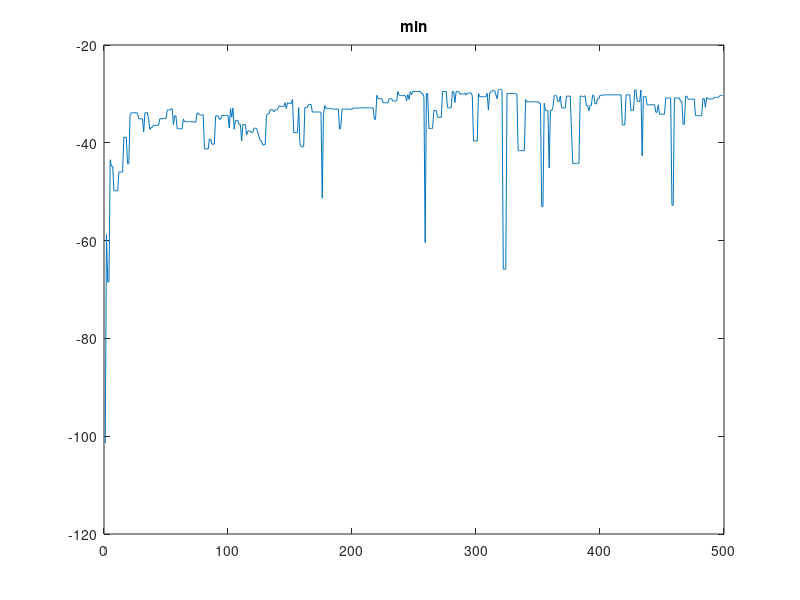
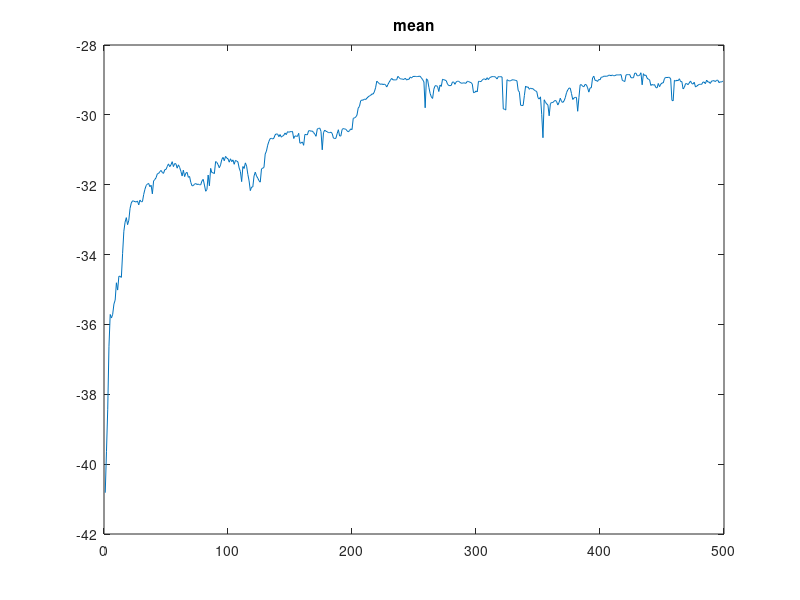
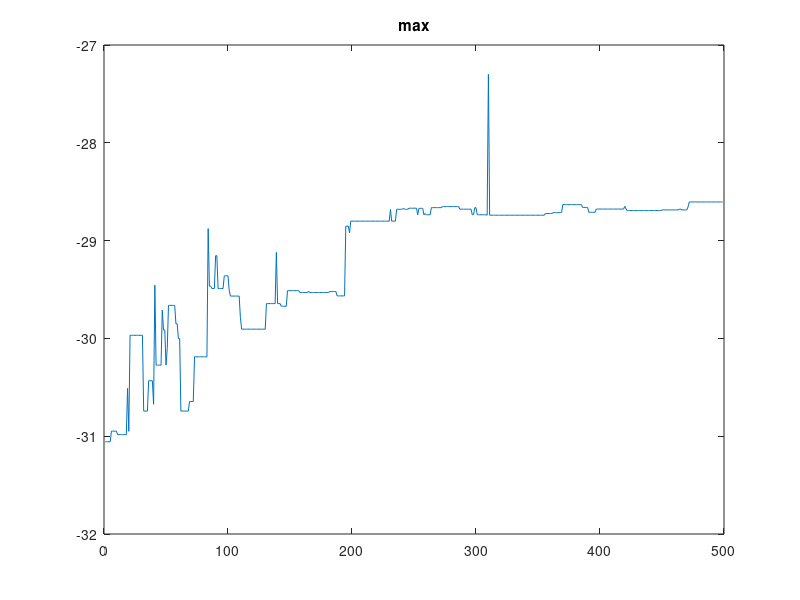
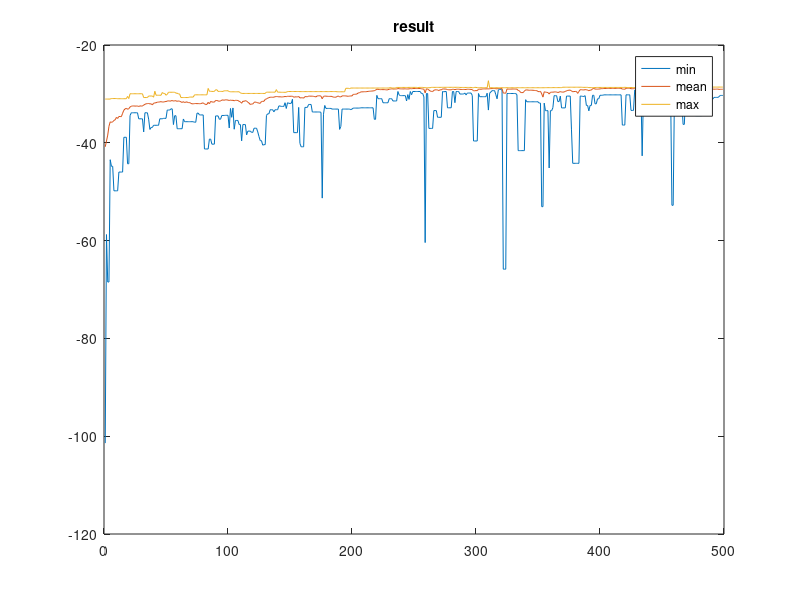

Reproduce these figures in MATLAB, in order.
clc, clear all

load('resultData2.mat');
x=linspace(1,tk-1,tk-1);
figure
plot(x,yMin); title('min');
figure
plot(x, yMean); title('mean');
figure
plot(x, yMax); title('max');

figure
plot(x,yMin); title('result'); hold on
plot(x, yMean);
plot(x, yMax);
legend('min','mean','max');